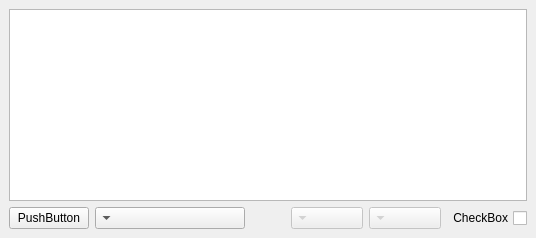
  <widget class="CustomDock" name="dock_bookmark_2">
   <property name="layoutDirection">
    <enum>Qt::RightToLeft</enum>
   </property>
   <property name="styleSheet">
    <string notr="true">QDockWidget &gt; QWidget {
    border: 1px solid black;
}</string>
   </property>
   <property name="features">
    <set>QDockWidget::AllDockWidgetFeatures</set>
   </property>
   <property name="windowTitle">
    <string>bookmark</string>
   </property>
   <attribute name="dockWidgetArea">
    <number>1</number>
   </attribute>
   <widget class="QWidget" name="dockWidgetContents_9">
    <layout class="QVBoxLayout" name="verticalLayout_2">
     <item>
      <widget class="Bookmark" name="tableWidget_bookmark">
       <property name="layoutDirection">
        <enum>Qt::RightToLeft</enum>
       </property>
       <property name="sizeAdjustPolicy">
        <enum>QAbstractScrollArea::AdjustIgnored</enum>
       </property>
       <property name="autoScroll">
        <bool>true</bool>
       </property>
       <property name="editTriggers">
        <set>QAbstractItemView::NoEditTriggers</set>
       </property>
       <property name="tabKeyNavigation">
        <bool>false</bool>
       </property>
       <property name="showDropIndicator" stdset="0">
        <bool>false</bool>
       </property>
       <property name="dragDropOverwriteMode">
        <bool>false</bool>
       </property>
       <property name="selectionMode">
        <enum>QAbstractItemView::SingleSelection</enum>
       </property>
       <property name="selectionBehavior">
        <enum>QAbstractItemView::SelectRows</enum>
       </property>
      </widget>
     </item>
     <item>
      <layout class="QGridLayout" name="gridLayout_3">
       <item row="0" column="2">
        <layout class="QHBoxLayout" name="horizontalLayout_4">
         <item>
          <widget class="QComboBox" name="comboBox_filter_book">
           <property name="minimumSize">
            <size>
             <width>150</width>
             <height>0</height>
            </size>
           </property>
          </widget>
         </item>
        </layout>
       </item>
       <item row="0" column="3">
        <widget class="QPushButton" name="pushButton_export_book">
         <property name="text">
          <string>PushButton</string>
         </property>
         <property name="icon">
          <iconset resource="resources.qrc">
           <normaloff>:/rec/icon/024_004_check_complete_alright_ok_tick_test_circle_button.png</normaloff>:/rec/icon/024_004_check_complete_alright_ok_tick_test_circle_button.png</iconset>
         </property>
        </widget>
       </item>
       <item row="0" column="1">
        <layout class="QHBoxLayout" name="horizontalLayout_3">
         <item>
          <widget class="QCheckBox" name="checkBox_langTrans_book">
           <property name="text">
            <string>CheckBox</string>
           </property>
          </widget>
         </item>
         <item>
          <widget class="QComboBox" name="comboBox_lang_book">
           <property name="enabled">
            <bool>false</bool>
           </property>
          </widget>
         </item>
         <item>
          <widget class="QComboBox" name="comboBox_trans_book">
           <property name="enabled">
            <bool>false</bool>
           </property>
          </widget>
         </item>
         <item>
          <spacer name="horizontalSpacer">
           <property name="orientation">
            <enum>Qt::Horizontal</enum>
           </property>
           <property name="sizeHint" stdset="0">
            <size>
             <width>40</width>
             <height>20</height>
            </size>
           </property>
          </spacer>
         </item>
        </layout>
       </item>
      </layout>
     </item>
    </layout>
   </widget>
  </widget>
